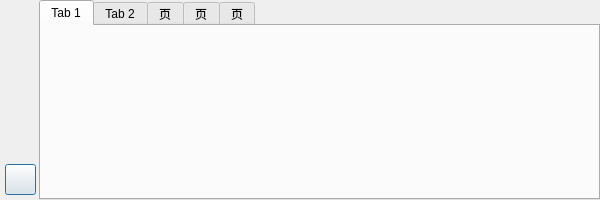
<?xml version="1.0" encoding="UTF-8"?>
<ui version="4.0">
 <class>Settings</class>
 <widget class="QDialog" name="Settings">
  <property name="geometry">
   <rect>
    <x>0</x>
    <y>0</y>
    <width>600</width>
    <height>200</height>
   </rect>
  </property>
  <property name="windowTitle">
   <string>Dialog</string>
  </property>
  <widget class="QTabWidget" name="settingTab">
   <property name="geometry">
    <rect>
     <x>39</x>
     <y>0</y>
     <width>561</width>
     <height>200</height>
    </rect>
   </property>
   <property name="toolTip">
    <string>&lt;html&gt;&lt;head/&gt;&lt;body&gt;&lt;p&gt;预览设置&lt;/p&gt;&lt;/body&gt;&lt;/html&gt;</string>
   </property>
   <property name="currentIndex">
    <number>0</number>
   </property>
   <widget class="QWidget" name="widget">
    <attribute name="title">
     <string>Tab 1</string>
    </attribute>
   </widget>
   <widget class="QWidget" name="tab_2">
    <attribute name="title">
     <string>Tab 2</string>
    </attribute>
   </widget>
   <widget class="QWidget" name="tab_3">
    <attribute name="title">
     <string>页</string>
    </attribute>
   </widget>
   <widget class="QWidget" name="tab_4">
    <attribute name="title">
     <string>页</string>
    </attribute>
   </widget>
   <widget class="QWidget" name="tab_5">
    <property name="styleSheet">
     <string notr="true"/>
    </property>
    <attribute name="title">
     <string>页</string>
    </attribute>
   </widget>
  </widget>
  <widget class="QPushButton" name="returnButton">
   <property name="geometry">
    <rect>
     <x>5</x>
     <y>164</y>
     <width>31</width>
     <height>31</height>
    </rect>
   </property>
   <property name="text">
    <string/>
   </property>
  </widget>
 </widget>
 <resources/>
 <connections/>
</ui>
